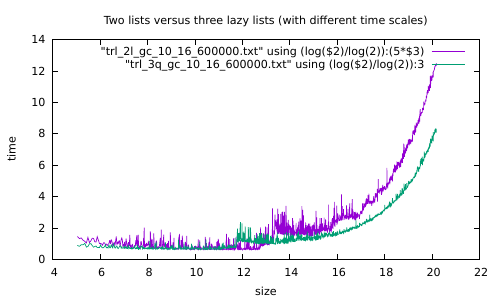

Write the gnuplot code that produced this figure.
set terminal pdf
set output "trl_2l_vs_3q.pdf"
set title "Two lists versus three lazy lists (with different time scales)"
set xlabel "size"
set ylabel "time"
plot [t=:] [0:] "trl_2l_gc_10_16_600000.txt" using (log($2)/log(2)):(5*$3) smooth unique w l, "trl_3q_gc_10_16_600000.txt" using (log($2)/log(2)):3 smooth unique w l
